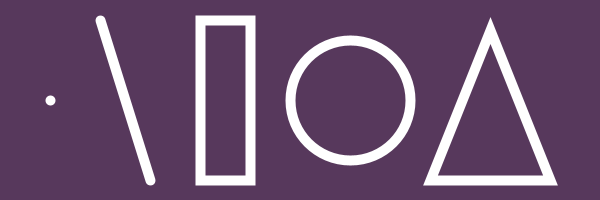
Frame 1 (no input)
Frame 60 (the mouse pressed at the canvas centre just before this capture): identical to frame 1, image omitted
Frame 120 (the mouse held since frame 60 and released just before this capture): identical to frame 1, image omitted

The Processing sketch that drew this single still picture (run headless with seeded random() and noise(); from frame 60 on, the mouse is pressed at the canvas centre):

// Processing sketch: processing_145562
// ── processing_145562.pde

// Einzeiliger Kommentar mit Doppelslash
// Kommentare kÃ�Â¶nnen Ã�Â¼berall stehen

void setup ()
{
  size (600, 200);
  smooth();

  /* 
   
   mehrzeiliger Kommentar
   
   beginnt mit Slash+Sternchen und endet mit Sternchen+Slash
   
   Lehrzeichen und ZeilenumbrÃ�Â¼che werden i.d.R. ignoriert
   
   sie dienen vor allem der Lesbarkeit des Codes
   
   */
}

void draw ()
{
  background (#57385c);

  strokeWeight (10);
  stroke (255);
  noFill();
  
  point (50, 100);
  line (100, 20, 150, 180);
  rect (200, 20, 50, 160);
  ellipse (350, 100, 120, 120);
  triangle (430, 180, 550, 180, 490, 30);
}
